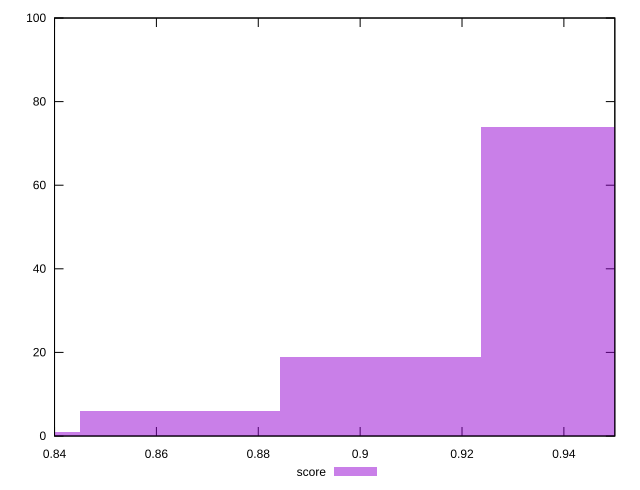

This chart was generated by the following gnuplot code:
reset

$score <<EOF
0.8646825136762312 6
0.9432900149195249 74
0.8253787630545844 1
0.903986264297878 19
EOF

set key outside below
set boxwidth 0.03930375062164687
set xrange [0.84:0.95]
set yrange [0:100]
set trange [0:100]
set style fill transparent solid 0.5 noborder
set terminal svg size 640, 490 enhanced background rgb 'white'
set output "report_00021_2021-02-20T09:16:39.615Z/bootup-time/samples/pages+cached/score/histogram.svg"

plot $score title "score" with boxes

reset
